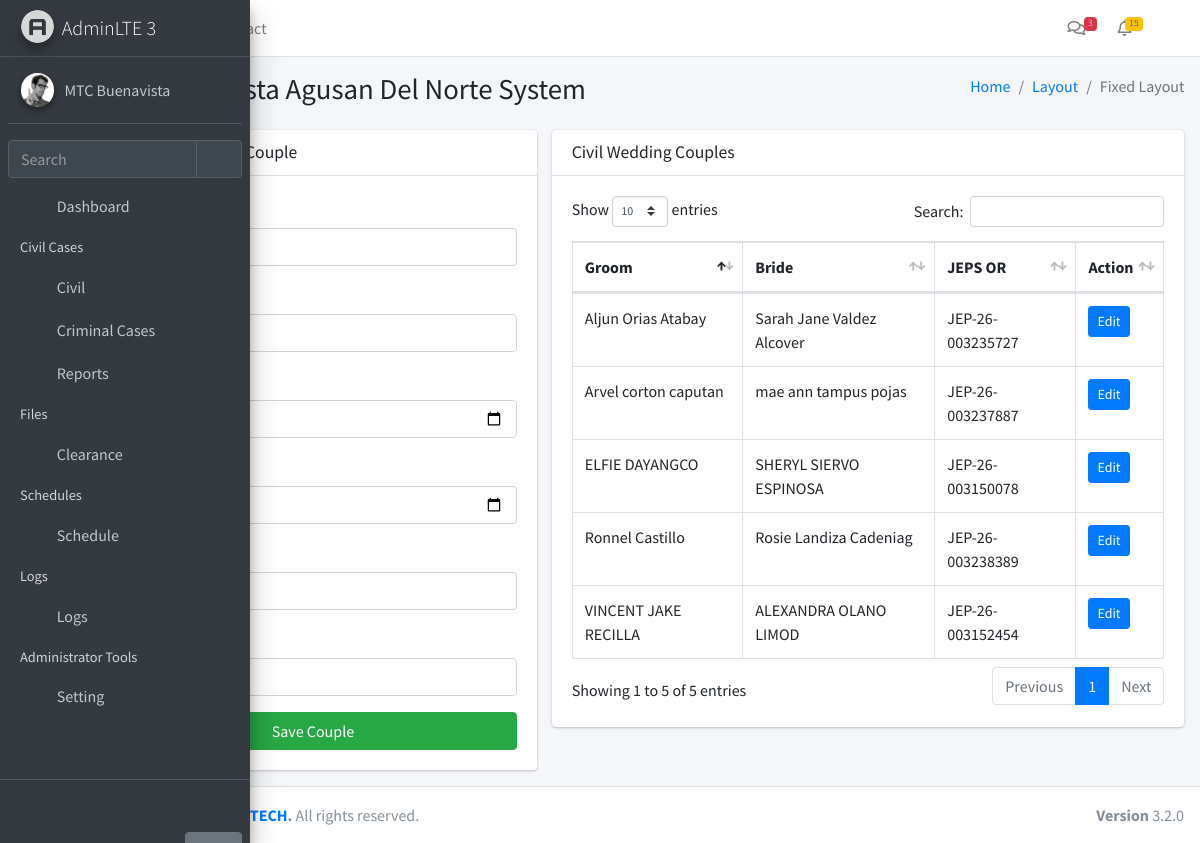
/wedding/ (signed in), run on an earlier commit of the app's database.
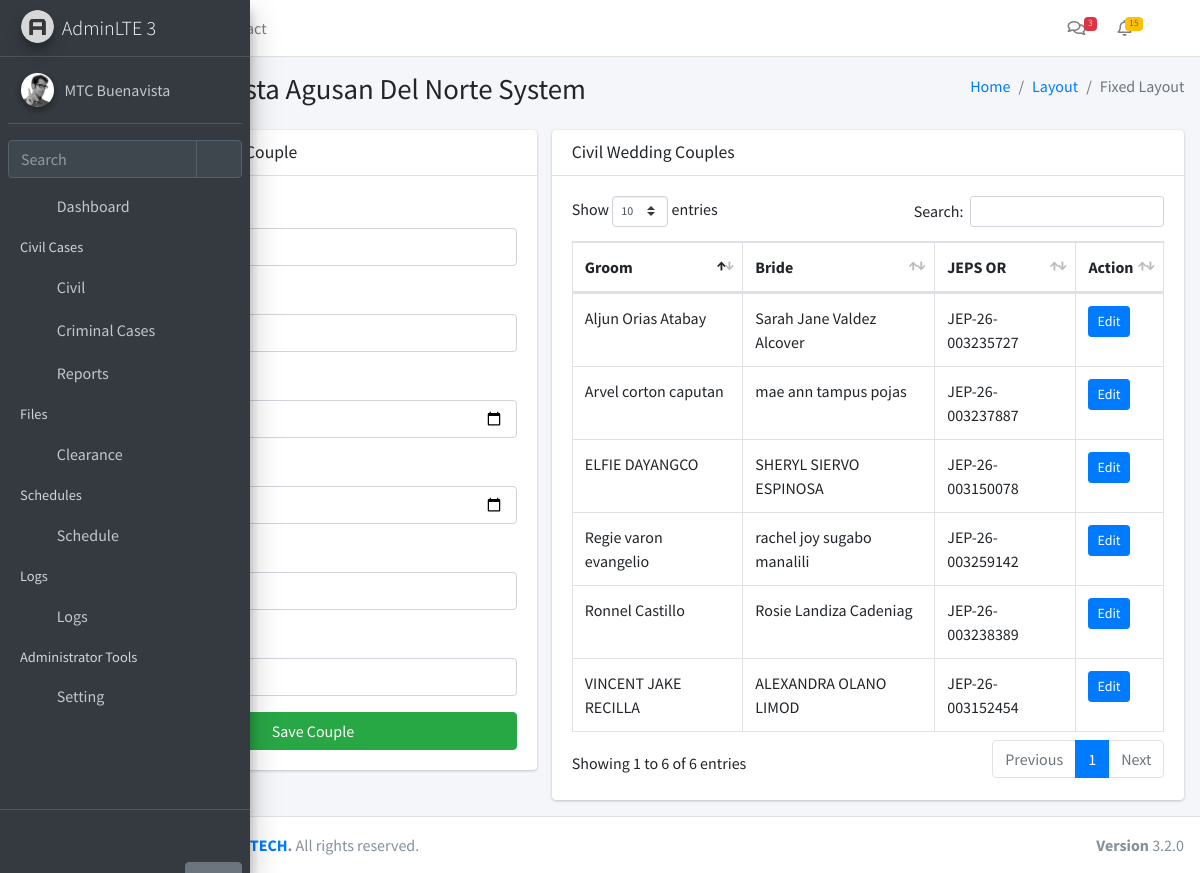
And on a later commit of the database.
### app/models.py (models this page shows)
class Module(db.Model):
    __tablename__ = 'modules'
    id = db.Column(db.Integer, primary_key=True)
    name = db.Column(db.String(255), nullable=False)
    icon = db.Column(db.String(255), nullable=False)
    description = db.Column(db.Text, nullable=True)
    url = db.Column(db.String(255), nullable=True)
    created_at = db.Column(db.DateTime, default=datetime.utcnow)
    updated_at = db.Column(db.DateTime, default=datetime.utcnow, onupdate=datetime.utcnow)

class CivilWedding(db.Model):
    __tablename__ = 'civil_wedding'
    id = db.Column(db.Integer, primary_key=True)
    groom = db.Column(db.String(255), nullable=False)
    bride = db.Column(db.String(255), nullable=False)
    bday_groom = db.Column(db.Date, nullable=True)
    bday_bride = db.Column(db.Date, nullable=True)
    schedule_id = db.Column(db.Integer, db.ForeignKey('schedule_master.id'), nullable=True, unique=True)
    jeeps_or = db.Column(db.String(255), nullable=True)
    contact_no = db.Column(db.String(50), nullable=True)
    register_no = db.Column(db.String(100), nullable=True)
    claim_by = db.Column(db.JSON, nullable=True)
    created_at = db.Column(db.DateTime, default=datetime.utcnow)
    updated_at = db.Column(db.DateTime, default=datetime.utcnow, onupdate=datetime.utcnow)
    schedule = db.relationship('ScheduleMaster', backref='wedding', uselist=False)

### app/routes/wedding.py (the view)
@wedding_bp.route('/')
@login_required
@require_module(17)
def wed_index():
    WeddingRecords = CivilWedding.query.all()
    return render_template(
        "wedding/index.html",
        WeddingRecords=WeddingRecords,
    )

### app/__init__.py (called while the page is built)
def create_app():
    app = Flask(__name__)
    app.config.from_object(Config)
    db.init_app(app)
    login_manager.init_app(app)
    login_manager.login_view = 'auth.login'
    from app.models import User, Setting, Module
    @login_manager.user_loader
    def load_user(user_id):
        return User.query.get(int(user_id))
    @app.context_processor
    def inject_globals():
        modules = Module.query.all()
        user_modules = []
        if current_user.is_authenticated and current_user.role:
            user_modules = current_user.role.modules
        settings = {s.function_desc: s.function for s in Setting.query.all()}
        return dict(modules=modules, user_modules=user_modules, settings=settings)
    from app.routes import blueprints
    for bp in blueprints:
        app.register_blueprint(bp)
    with app.app_context():
        db.create_all()
    return app

### app/templates/wedding/index.html (shortened to what this page needs)
{% extends "layouts/layout1.html" %}
{% block content %}
<section class="col-lg-5 connectedSortable">
	<div class="card">
		<div class="card-header">
			<h3 class="card-title">Add Civil Wedding Couple</h3>
		</div>
		<div class="card-body">
			<form id="addWeddingForm">
				<div class="form-group">
					<label>Groom</label>
					<input type="text" name="groom" class="form-control" required>
				</div>
				<div class="form-group">
					<label>Bride</label>
					<input type="text" name="bride" class="form-control" required>
				</div>
				<div class="form-group">
					<label>Groom Birthday</label>
					<input type="date" name="bday_groom" class="form-control">
				</div>
				<div class="form-group">
					<label>Bride Birthday</label>
					<input type="date" name="bday_bride" class="form-control">
				</div>
				<div class="form-group">
					<label>Contact No.</label>
					<input type="text" name="contact_no" class="form-control">
				</div>
				<div class="form-group">
					<label>JEPS OR.</label>
					<input type="text" name="jeps_or" class="form-control">
				</div>
				<button type="submit" class="btn btn-success btn-block">
					Save Couple
				</button>
			</form>
		</div>
	</div>
</section>
<section class="col-lg-7 connectedSortable">
	<div class="card">
		<div class="card-header">
			<h3 class="card-title">Civil Wedding Couples</h3>
		</div>
		<div class="card-body">
			<table id="weddingTable" class="table table-bordered table-hover">
				<thead>
					<tr>
						<th>Groom</th>
						<th>Bride</th>
						<th>JEPS OR</th>
						<th>Action</th>
					</tr>
				</thead>
				<tbody>
					{% for w in WeddingRecords %}
					<tr>
						<td>{{ w.groom }}</td>
						<td>{{ w.bride }}</td>
						<td>{{ w.jeeps_or }}</td>
						<td>
							<button class="btn btn-primary btn-sm assignBtn"
							data-id="{{ w.id }}"
							data-rno="{{ w.register_no }}"
							data-groom="{{ w.groom }}"
							data-groombday="{{ w.bday_groom }}"
							data-bride="{{ w.bride }}"
							data-bridebday="{{ w.bday_bride }}"
							data-contact="{{ w.contact_no }}"
							data-jeps="{{ w.jeeps_or }}"
							data-claim="{{ w.claim_by }}">
							Edit
						</button>
					</td>
				</tr>
				{% endfor %}
			</tbody>
		</table>
	</div>
</div>
</section>
{% endblock %}

### app/templates/layouts/layout1.html (shortened to what this page needs)
<!DOCTYPE html>
<html lang="en">
<head>
<link rel="stylesheet" href="{{ url_for('static', filename='plugins/fontawesome-free/css/all.min.css') }}">
<link rel="stylesheet" href="{{ url_for('static', filename='dist/css/adminlte.min.css') }}">
  <link rel="stylesheet" href="{{ url_for('static', filename='plugins/overlayScrollbars/css/OverlayScrollbars.min.css') }}">
<link rel="stylesheet" href="{{ url_for('static', filename='plugins/sweetalert2-theme-bootstrap-4/bootstrap-4.min.css') }}">
<link rel="stylesheet" href="{{ url_for('static', filename='plugins/toastr/toastr.min.css') }}">
<link rel="stylesheet" href="{{ url_for('static', filename='plugins/datatables-bs4/css/dataTables.bootstrap4.min.css') }}">
<link rel="stylesheet" href="{{ url_for('static', filename='plugins/datatables-responsive/css/responsive.bootstrap4.min.css') }}">
<link rel="stylesheet" href="{{ url_for('static', filename='plugins/datatables-buttons/css/buttons.bootstrap4.min.css') }}">
<link href="{{ url_for('static', filename='plugins/select2/css/select2.min.css') }}" rel="stylesheet" />
</head>
<body class="hold-transition sidebar-mini layout-fixed sidebar-collapse">
<div class="wrapper">
  <nav class="main-header navbar navbar-expand navbar-white navbar-light">
    <ul class="navbar-nav">
      <li class="nav-item">
        <a class="nav-link" data-widget="pushmenu" href="#" role="button"></a>
      </li>
      <li class="nav-item d-none d-sm-inline-block">
        <a href="../../index3.html" class="nav-link">Home</a>
      </li>
      <li class="nav-item d-none d-sm-inline-block">
        <a href="#" class="nav-link">Contact</a>
      </li>
    </ul>
    <ul class="navbar-nav ml-auto">
<li class="nav-item">
  <a class="nav-link" data-widget="navbar-search" href="#" role="button">
    <i class="fas fa-search"></i>
  </a>
</li>
      <li class="nav-item dropdown">
        <a class="nav-link" data-toggle="dropdown" href="#">
          <i class="far fa-comments"></i>
          <span class="badge badge-danger navbar-badge">3</span>
        </a>
      </li>
      <li class="nav-item dropdown">
        <a class="nav-link" data-toggle="dropdown" href="#">
          <span class="badge badge-warning navbar-badge">15</span>
        </a>
      </li>
      <li class="nav-item">
        <a class="nav-link" data-widget="fullscreen" href="#" role="button">
          <i class="fas fa-expand-arrows-alt"></i>
        </a>
      </li>
    </ul>
  </nav>
  <aside class="main-sidebar main-sidebar-custom sidebar-dark-primary elevation-4">
    <a href="../../index3.html" class="brand-link">
      <img src="{{ url_for('static', filename='/dist/img/AdminLTELogo.png')}}" alt="AdminLTE Logo" class="brand-image img-circle elevation-3" style="opacity: .8">
      <span class="brand-text font-weight-light">AdminLTE 3</span>
    </a>
    <div class="sidebar">
      <div class="user-panel mt-3 pb-3 mb-3 d-flex">
        <div class="image">
          <img src="{{ url_for('static', filename='dist/img/user2-160x160.jpg')}}" class="img-circle elevation-2" alt="User Image">
        </div>
        <div class="info">
          <a href="#" class="d-block">MTC Buenavista</a>
        </div>
      </div>
      <div class="form-inline">
        <div class="input-group" data-widget="sidebar-search">
          <input class="form-control form-control-sidebar" type="search" placeholder="Search" aria-label="Search">
          <div class="input-group-append">
            <button class="btn btn-sidebar">
              <i class="fas fa-search fa-fw"></i>
            </button>
          </div>
        </div>
      </div>
{% include 'layouts/partials/navbar.html' %}
    </div>
    <div class="sidebar-custom">
      <a href="{{ url_for('auth.logout') }}" class="btn btn-link"><i class="fas fa-cogs"></i></a>
      <a href="#" class="btn btn-secondary hide-on-collapse pos-right">Help</a>
    </div>
  </aside>
  <div class="content-wrapper">
    <section class="content-header">
      <div class="container-fluid">
        <div class="row mb-2">
          <div class="col-sm-6">
            <h1>MTC Buenavista Agusan Del Norte System</h1>
          </div>
          <div class="col-sm-6">
            <ol class="breadcrumb float-sm-right">
              <li class="breadcrumb-item"><a href="#">Home</a></li>
              <li class="breadcrumb-item"><a href="#">Layout</a></li>
              <li class="breadcrumb-item active">Fixed Layout</li>
            </ol>
          </div>
        </div>
      </div>
    </section>
    <section class="content">
      <div class="container-fluid">
        <div class="row">
          {% block content %}{% endblock %}
        </div>
      </div>
    </section>
  </div>
  <footer class="main-footer">
    <div class="float-right d-none d-sm-block">
      <b>Version</b> 3.2.0
    </div>
<strong>Copyright &copy; 2025 <a href="https://www.facebook.com/profile.php?id=61572728822378">MGX TECH</a>.</strong> All rights reserved.
  </footer>
</div>
</body>
</html>

### app/templates/layouts/partials/navbar.html (shortened to what this page needs)
<nav class="mt-2">
  <ul class="nav nav-pills nav-sidebar flex-column nav-child-indent" data-widget="treeview" role="menu" data-accordion="false">
    <li class="nav-item">
      <a href="/dashboard" class="nav-link">
        <i class="nav-icon fas fa-tachometer-alt"></i>
        <p>Dashboard</p>
      </a>
    </li>
{% if user_modules %}
{% set civil_modules = [] %}
{% if civil_modules %}
  <li class="nav-header">Civil Cases</li>
    <li class="nav-item {% if request.path in ['/cases/oca', '/cases/scc', '/wedding'] %}menu-is-opening menu-open{% endif %}">
    <a href="#" class="nav-link">
      <i class="nav-icon fas fa-folder"></i>
      <p>
        Civil
        <i class="right fas fa-angle-left"></i>
      </p>
    </a>
  </li>
{% endif %}
  {% set standalone_modules = modules
    | selectattr('id', 'in', user_modules)
    | selectattr('id', 'in', [9,10,16])
    | list %}
  {% for m in standalone_modules %}
    <li class="nav-item">
      <a href="/{{ m.url }}" class="nav-link">
        <i class="nav-icon fa {{ m.icon }}"></i>
        <p>{{ m.name }}</p>
      </a>
    </li>
  {% endfor %}
{% endif %}
{% set cert_modules = modules
  | selectattr('id', 'in', user_modules)
  | selectattr('id', 'in', [5])
  | list %}
{% if cert_modules %}
  <li class="nav-header">Files</li>
   {% for m in cert_modules %}
        <li class="nav-item">
          <a href="/{{ m.url }}" class="nav-link">
            <i class="nav-icon fa {{ m.icon }}"></i>
            <p>{{ m.name }}</p>
          </a>
        </li>
      {% endfor %}
{% endif %}
{% set sched_modules = modules
  | selectattr('id', 'in', user_modules)
  | selectattr('id', 'in', [11,12])
  | list %}
{% if sched_modules %}
  <li class="nav-header">Schedules</li>
  <li class="nav-item {% if request.path in ['/schedule/court', '/schedule/wedding'] %}menu-is-opening menu-open{% endif %}">
    <a href="#" class="nav-link {% if request.path in ['/schedule/court', '/schedule/wedding'] %}active{% endif %}">
      <i class="nav-icon fas fa-calendar-alt"></i>
      <p>
        Schedule
        <i class="right fas fa-angle-left"></i>
      </p>
    </a>
  </li>
{% endif %}
{% set logs_modules = modules
  | selectattr('id', 'in', user_modules)
  | selectattr('id', 'in', [13,14,15])
  | list %}
{% if logs_modules %}
  <li class="nav-header">Logs</li>
  <li class="nav-item">
    <a href="#" class="nav-link">
      <i class="nav-icon fas fa-clipboard-list"></i>
      <p>
        Logs
        <i class="right fas fa-angle-left"></i>
      </p>
    </a>
  </li>
{% endif %}
    {% if user_modules %}
      {% set admin_modules = modules
        | selectattr('id', 'in', user_modules)
        | selectattr('id', 'in', [1,2,3,4])
        | list %}
 {% set admin_paths = ['/roles', '/users', '/modules', '/settings'] %}
{% if admin_modules %}
  <li class="nav-header">Administrator Tools</li>
  <li class="nav-item {% if request.path.rstrip('/') in admin_paths %}menu-is-opening menu-open{% endif %}">
    <a href="#"
       class="nav-link {% if request.path.rstrip('/') in admin_paths %}active{% endif %}">
      <i class="nav-icon fas fa-cogs"></i>
      <p>
        Setting
        <i class="right fas fa-angle-left"></i>
      </p>
    </a>
  </li>
{% endif %}
    {% endif %}
  </ul>
</nav>

What changed in the data, as far as the page shows it:
added CivilWedding: groom "Regie varon evangelio", bride "rachel joy sugabo manalili", jeeps_or "JEP-26-003259142"
Also different on the page:
text written by a page script: "Show entries Search: Showing 1 to 5 of 5 entries Previous 1 Next" → "Show entries Search: Showing 1 to 6 of 6 entries Previous 1 Next"
